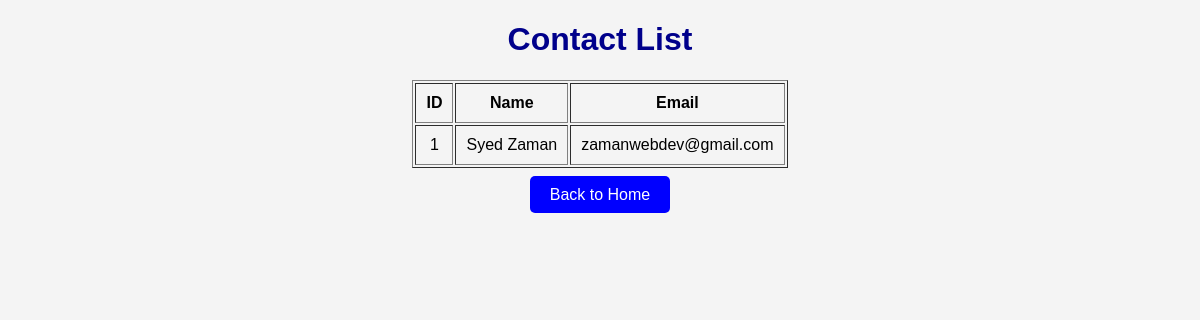
/users, run on an earlier commit of the app's database.
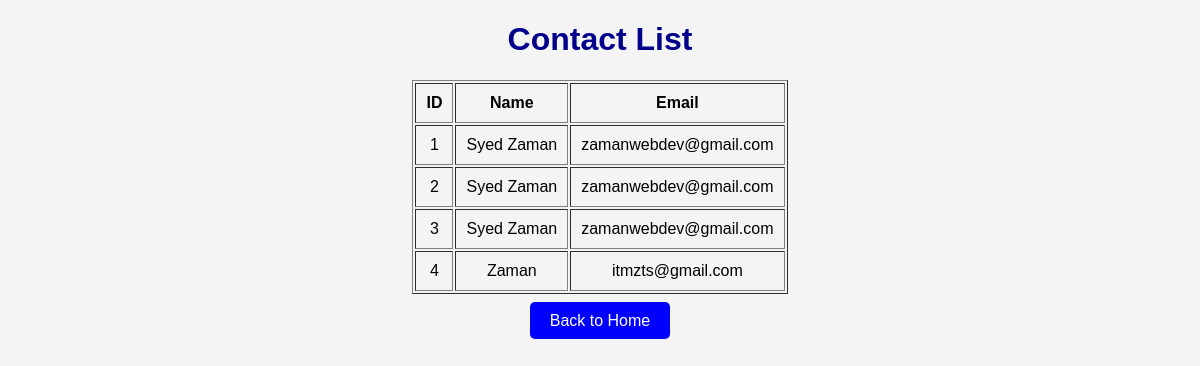
And on a later commit of the database.
### tables this page shows
CREATE TABLE contacts (
            id INTEGER PRIMARY KEY AUTOINCREMENT,
            name TEXT,
            email TEXT
        );

### app.py (the view)
@app.route('/users')
def users():
    conn = sqlite3.connect('database.db')
    cur = conn.cursor()
    cur.execute("SELECT * FROM contacts")
    data = cur.fetchall()
    conn.close()
    return render_template('users.html', users=data)

### templates/users.html (shortened to what this page needs)
<!DOCTYPE html>
<html>
<head>
    <link rel="stylesheet" href="{{ url_for('static', filename='style.css') }}">
</head>
<body>
    <h1>Contact List</h1>
    <table border="1" align="center" cellpadding="10">
        <tr>
            <th>ID</th>
            <th>Name</th>
            <th>Email</th>
        </tr>
        {% for user in users %}
        <tr>
            <td>{{ user[0] }}</td>
            <td>{{ user[1] }}</td>
            <td>{{ user[2] }}</td>
        </tr>
        {% endfor %}
    </table>
    <br>
    <a href="/">Back to Home</a>
</body>
</html>

### static/style.css (style rules this page uses)
body { font-family: Arial; background-color: #f4f4f4; text-align: center; }
h1 { color: darkblue; }
a { padding: 10px 20px; background: blue; color: white; text-decoration: none; border-radius: 5px; }

What changed in the data, as far as the page shows it:
added contacts: id "2", name "Syed Zaman", email "zamanwebdev@gmail.com"
added contacts: id "3", name "Syed Zaman", email "zamanwebdev@gmail.com"
added contacts: id "4", name "Zaman", email "itmzts@gmail.com"
